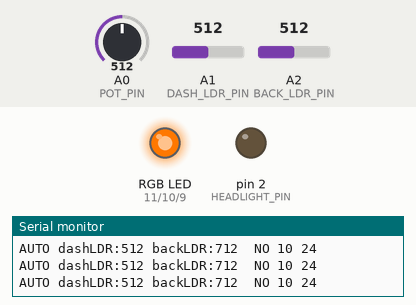
Simulated run of this sketch. Board: Arduino Uno, built with avr-gcc and run on an emulated ATmega328P. Parts: an RGB LED mixed from three pins (HIGH = lit), output pins drawn as LEDs (lit = HIGH), the last lines printed to the serial monitor. The inputs (shaded band) are chosen by the test bench; at power-on: A0 (POT_PIN) = 512, A2 (BACK_LDR_PIN) = 512, A1 (DASH_LDR_PIN) = 512. Dim RGB values are drawn brighter than linear; the local clock reads 2024-03-15 10:24:30 at power-on unless the sketch sets it.

Above: at 1.2 s.
1.3 s: A0 (POT_PIN) set to 673
3.5 s: A0 (POT_PIN) set to 692
At 3.9 s:
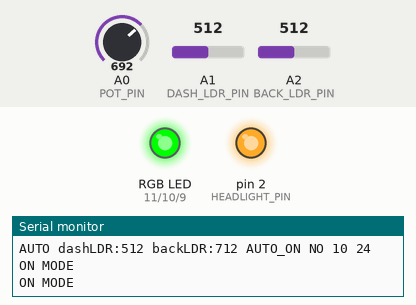
5.0 s: A0 (POT_PIN) set to 306
At 5.4 s:
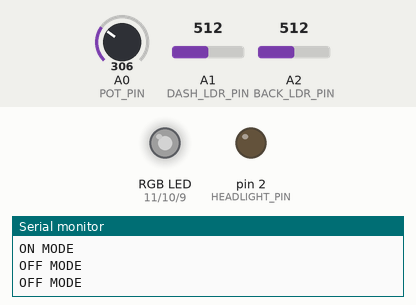
6.6 s: A0 (POT_PIN) set to 326
8.1 s: A0 (POT_PIN) set to 354
At 8.6 s:
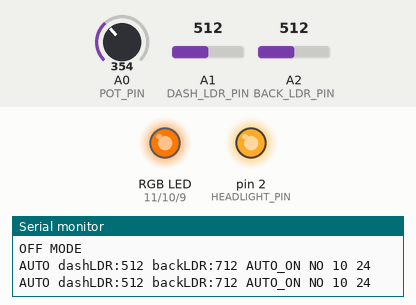
9.6 s: A2 (BACK_LDR_PIN) set to 458
11.1 s: A2 (BACK_LDR_PIN) set to 436
At 12.1 s:
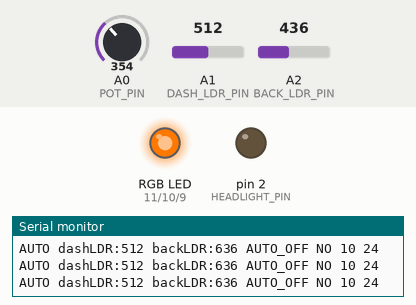
Timing chart, 0 to 13.6 s (numbered marks = the images above; inputs shaded):
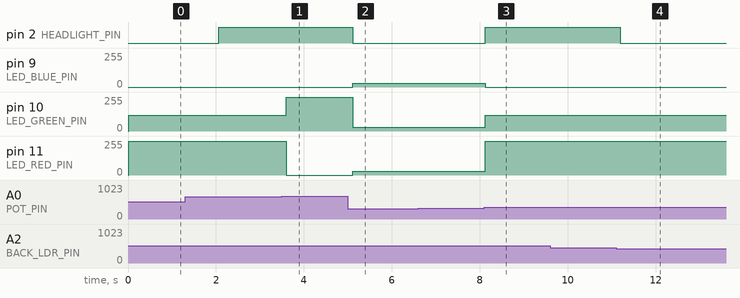

Measured:
- the behaviour switches between 682 and 683 on A0 (POT_PIN) (found by bisection; images 0 and 1)
- the behaviour switches between 341 and 342 on A0 (POT_PIN) (found by bisection; images 2 and 3)
- the behaviour switches between 451 and 450 on A2 (BACK_LDR_PIN) (found by bisection; images 3 and 4)
- after the input at 3.5 s, pin 10 (LED_GREEN_PIN): 120/255 → 255/255 after 0.10 s; pin 11 (LED_RED_PIN): 255/255 → 0/255 after 0.10 s
- after the input at 5.0 s, pin 2 (HEADLIGHT_PIN): HIGH → LOW after 0.11 s; pin 9 (LED_BLUE_PIN), pin 11 (LED_RED_PIN): 0/255 → 30/255 after 0.11 s; pin 10 (LED_GREEN_PIN): 255/255 → 30/255 after 0.11 s
- after the input at 8.1 s, pin 2 (HEADLIGHT_PIN): LOW → HIGH at once; pin 9 (LED_BLUE_PIN): 30/255 → 0/255 at once; pin 10 (LED_GREEN_PIN): 30/255 → 120/255 at once; pin 11 (LED_RED_PIN): 30/255 → 255/255 at once
- after the input at 11.1 s, pin 2 (HEADLIGHT_PIN): HIGH → LOW after 0.10 s

The sketch:

automotive-light-controller.ino
```cpp
/*
 * Project: Automotive Light Controller
 * Author: Toni Matutinović
 * Hardware: Arduino Uno R3, RTC DS3231, Dual LDR Sensors, Potentiometer,
 *           RGB LED (status indicator), Yellow LED (headlight output)
 *
 * Description:
 *   Automatic vehicle light control system with three operating modes:
 *     - OFF  : Manual override, lights disabled
 *     - AUTO : Automatic headlight control using ambient light + RTC time
 *     - ON   : Manual override, headlights forced on
 *
 *   Features:
 *     • Dual-LDR ambient light sensing with noise filtering
 *     • Watchdog-style sensor fault detection
 *     • RGB LED state indicator (mode, errors, transitions)
 *     • Headlight output control (via yellow LED)
 *     • Optional simulated time mode for testing and debugging
 *     • Sends real-time system data (mode, LDR readings, fault status) via Serial for VPython 3D visualization.
 *
 * Date: November 2025
 */

#include <Wire.h>
#include <RTClib.h>

// RTC
RTC_DS3231 rtc;

// Pins
const int POT_PIN = A0;
const int DASH_LDR_PIN = A1;
const int BACK_LDR_PIN = A2;

const int LED_RED_PIN = 11;
const int LED_GREEN_PIN = 10;
const int LED_BLUE_PIN = 9;

const int HEADLIGHT_PIN = 2;

// Sensor Values
int potVal = 0;
int dashLDRval = 0;
int backLDRval = 0;

// Work mode based on potentiometer value
int OFFstart = 0, OFFend = 341;
int AUTOstart = 342, AUTOend = 682;
int ONstart = 683, ONend = 1023;

// Threshold
const int Threshold = 650;

// Lights mode in AUTO work mode (ON/OFF)
String auto_mode;

// Delay time between readings
const unsigned int dt = 250;

// Debounce (tunnel logic)
unsigned long ldrChangeStart = 0;
bool ldrLightsOn = false;
const unsigned long CHANGE_DELAY = 2000;

// Fault detection
const int LDR_MIN = 20; // LDR reading below this value indicates sensor fault
const int LDR_MAX = 1003; // LDR reading above than this value indicates sensor fault
const unsigned long SENSOR_FAULT_DELAY = 5000; // 5 seconds delay for checking sensor fault
unsigned long dashFaultStart = 0;
unsigned long backFaultStart = 0;
bool dashFault = false;
bool backFault = false;

// Error value
String error = "NO";

// Time
DateTime now;
DateTime nightTime, sunriseTime;
bool SimulatedTime = false;

// Functions for getting sunset and sunrise time
DateTime getNightTime(DateTime current);
DateTime getSunriseTime(DateTime current);

// Time simulation for testing
DateTime getSimulatedTime();

// Function for updating LED
void UpdateLED(int r, int g, int b){
  analogWrite(LED_RED_PIN, r);
  analogWrite(LED_GREEN_PIN, g);
  analogWrite(LED_BLUE_PIN, b);
}

// Mode check based on potentiometer value
bool isOffMode() {
  return potVal >= OFFstart && potVal <= OFFend;
}
bool isAutoMode() {
  return potVal >= AUTOstart && potVal <= AUTOend;
}
bool isOnMode() {
  return potVal >= ONstart && potVal <= ONend;
}

void setup() {
  Serial.begin(115200);
  Serial.println("Starting main program...");

  // RTC setup
  if(!rtc.begin()){
    Serial.println("RTC not found!");
    while(1);
  }

  if(rtc.lostPower()){
    Serial.println("RTC lost power, setting to compile time");
    rtc.adjust(DateTime(F(__DATE__), F(__TIME__)));
  }

  // LED pins
  pinMode(LED_RED_PIN, OUTPUT);
  pinMode(LED_GREEN_PIN, OUTPUT);
  pinMode(LED_BLUE_PIN, OUTPUT);

  pinMode(HEADLIGHT_PIN, OUTPUT);

  if(SimulatedTime)
    now = getSimulatedTime(); // now is simulated time (for testing purposes)
  else
    now = rtc.now();
  // Getting sunset and sunrise time based on time given
  nightTime = getNightTime(now);
  sunriseTime = getSunriseTime(now);

  // Signal indicating that setup process is completed
  Serial.println("READY");
}

//Mode handlers

// OFF mode
void modeOff() {
  UpdateLED(30,30,30); // RGB weak white
  digitalWrite(HEADLIGHT_PIN, LOW); // Lights off
  Serial.println("OFF MODE");
}
// AUTO mode
void modeAuto() {
  // Reading sensor values
  dashLDRval = analogRead(DASH_LDR_PIN);
  backLDRval = analogRead(BACK_LDR_PIN) + 200; // offset

  // CHECK DASH LDR
  if(dashLDRval < LDR_MIN || dashLDRval > LDR_MAX){
    if(dashFaultStart == 0){
      dashFaultStart = millis();  // Start timer
    }
    else if(millis() - dashFaultStart >= SENSOR_FAULT_DELAY){
      dashFault = true; // If time passed from last valid dash LDR reading is longer than 5 seconds, sensor fault is detected
    }
  }
  else{
    dashFault = false;
    dashFaultStart = 0;
  }
  // CHECK BACK LDR
  if(backLDRval < LDR_MIN || backLDRval > LDR_MAX){
      if(backFaultStart == 0)
        backFaultStart = millis();
      else if(millis() - backFaultStart >= SENSOR_FAULT_DELAY)
        backFault = true; // If time passed from last valid back LDR reading is longer than 5 seconds, sensor fault is detected
  }else{
      backFaultStart = 0;
      backFault = false;
  }

  // ERROR HANDING
  // Both sensors not active - system not working
  if(dashFault && backFault){
    ldrLightsOn = true; // Turning lights on because of safety reasons
    error = "CRITICAL_FAULT"; // error status for Serial and  VPython
  }
  // One active - system works based on one LDR, shows error message for inactive LDR
  else {
    if(dashFault)
      error = "DASH_FAULT";
    else if(backFault)
      error = "BACK_FAULT";
    // Both active - system works
    else
      error = "NO";

    // Sensor is active if sensor is working properly and if sensor value is passing the threshold
    bool dashActive = !dashFault && (dashLDRval > Threshold);
    bool backActive = !backFault && (backLDRval > Threshold);

    // CHECK TIME - night is after sunset until sunrise
    bool isNight = (now >= nightTime || now <= sunriseTime);

    // NIGHT
    if(isNight){
        ldrLightsOn = true; // Lights on
        auto_mode = "AUTO_ON";
    }
    // DAY
    else{
      if (dashActive || backActive){  // Checking if sensors are active
        if(ldrChangeStart == 0){
          ldrChangeStart = millis();  // Timer start
        }
        else if(millis() - ldrChangeStart >= CHANGE_DELAY){ // If change is lasting longer than 2 seconds, lights are turning on
          ldrLightsOn = true;
          auto_mode = "AUTO_ON";
        }
      }
      else{ // If there is no change detected lights are staying off
        ldrLightsOn = false;
        ldrChangeStart = 0;
        auto_mode = "AUTO_OFF";
      }
    }
  }

  // Update Headlight
  digitalWrite(HEADLIGHT_PIN, ldrLightsOn ? HIGH : LOW);

  // Orange RGB
  UpdateLED(255, 120, 0);

  // Serial info
  Serial.print("AUTO ");
  Serial.print("dashLDR:");
  Serial.print(dashLDRval);
  Serial.print(" backLDR:");
  Serial.print(backLDRval);
  Serial.print(" ");
  Serial.print(auto_mode);
  Serial.print(" ");
  Serial.print(error);
  Serial.print(" ");
  Serial.print(now.hour());
  Serial.print(" ");
  Serial.println(now.minute());

}
// ON mode
void modeOn() {
  UpdateLED(0,255,0); // RGB green
  digitalWrite(HEADLIGHT_PIN, HIGH); // Lights on
  Serial.println("ON MODE");
}

void loop() {
  // Updating current time
  if(SimulatedTime)
    now = getSimulatedTime();
  else
    now = rtc.now();

  // Reading potentiometer value
  potVal = analogRead(POT_PIN);

  // Checking modes and calling corresponding handlers
  if(isOffMode())
    modeOff();
  else if(isAutoMode())
    modeAuto();
  else
    modeOn();

  delay(dt);
}

// Function for getting sunset time for date given
DateTime getNightTime(DateTime current){
  int year = current.year();
  DateTime winterSolstice(year,12,21,16,3,0); // winter solstice sunset
  DateTime summerSolstice(year,6,21,20,39,0); // summer solstice sunset

  // If time given is after winter solstice, winter solstice was year before
  if(current < summerSolstice && current.month() < 6)
    winterSolstice = DateTime(year-1,12,21,16,3,0);

  TimeSpan total = summerSolstice - winterSolstice;
  int totalDays = total.days(); // Number of days between summer and winter solstice

  long sunsetMinutes;
  int winterMinutes = 16*60 + 3;
  int summerMinutes = 20*60 + 39;

  // Time given is between winter solstice and summer solstice
  if(current >= winterSolstice && current <= summerSolstice){
    TimeSpan diff = current - winterSolstice; // Calculating time passed from winter solstice
    int daysPassed = diff.days(); // Number of days passed from winter solstice
    sunsetMinutes = winterMinutes + daysPassed*2; // Getting minutes from winter solstice sunset + days passed multiplied by average daily shift (2 minutes)
  }
  // Time given is between summer solstice and winter solstice
  else{
    TimeSpan diff = current - summerSolstice; // Calculating time passed from summer solstice
    int daysPassed = diff.days(); // Number of days passed from summer solstice
    sunsetMinutes = summerMinutes - daysPassed*2; // Getting minutes from summer solstice sunset - days passed multiplied by average daily shift (2 minutes)
  }

  // Ensuring that sunsetMinutes stays in realistic bounds
  if(sunsetMinutes > summerMinutes) sunsetMinutes = summerMinutes;  // latest possible sunset
  if(sunsetMinutes < winterMinutes) sunsetMinutes = winterMinutes;  // earliest possible sunset

  int hour = sunsetMinutes/60;  // sunset hour
  int minute = sunsetMinutes%60;  // sunset minute
  return DateTime(year,current.month(),current.day(),hour,minute,0);  // returning DateTime of sunset
}

// Function for getting sunrise time for date given
DateTime getSunriseTime(DateTime current){
  int year = current.year();
  DateTime winterSolstice(year,12,21,6,27,0); // winter solstice sunrise
  DateTime summerSolstice(year,6,21,5,13,0);  // summer solstice sunrise

  // If time given is after winter solstice, winter solstice was year before
  if(current < summerSolstice && current.month() < 6)
    winterSolstice = DateTime(year-1,12,21,6,27,0);

  TimeSpan total = summerSolstice - winterSolstice;
  int totalDays = total.days(); // Number of days between summer and winter solstice

  long sunriseMinutes;
  int winterMinutes = 6*60 + 27;
  int summerMinutes = 5*60 + 13;

  // Time given is between winter solstice and summer solstice
  if(current >= winterSolstice && current <= summerSolstice){
    TimeSpan diff = current - winterSolstice; // Calculating time passed from winter solstice
    int daysPassed = diff.days(); // Number of days passed from winter solstice
    sunriseMinutes = winterMinutes - daysPassed*2;  // Getting minutes from winter solstice sunrise - days passed multiplied by average daily shift (2 minutes)
  }
  // Time given is between summer solstice and winter solstice
  else{
    TimeSpan diff = current - summerSolstice; // Calculating time passed from summer solstice
    int daysPassed = diff.days(); // Number of days passed from summer solstice
    sunriseMinutes = summerMinutes + daysPassed*2;  // Getting minutes from summer solstice sunrise + days passed multiplied by average daily shift (2 minutes)
  }

  // Ensuring that sunriseMinutes stays in realistic bounds
  if(sunriseMinutes < summerMinutes) sunriseMinutes = summerMinutes;  // earliest possible sunrise
  if(sunriseMinutes > winterMinutes) sunriseMinutes = winterMinutes;  // latest possible sunrise

  int hour = sunriseMinutes/60; // sunrise hour
  int minute = sunriseMinutes%60; // sunrise minute
  return DateTime(year,current.month(),current.day(),hour,minute,0);  // returning DateTime of sunrise
}

// Getter for simulated time (for testing)
DateTime getSimulatedTime() {
  DateTime now = rtc.now();
  int hour = 12;
  int minute = 30;
  return DateTime(now.year(), now.month(), now.day(), hour, minute, 0);
}
```
